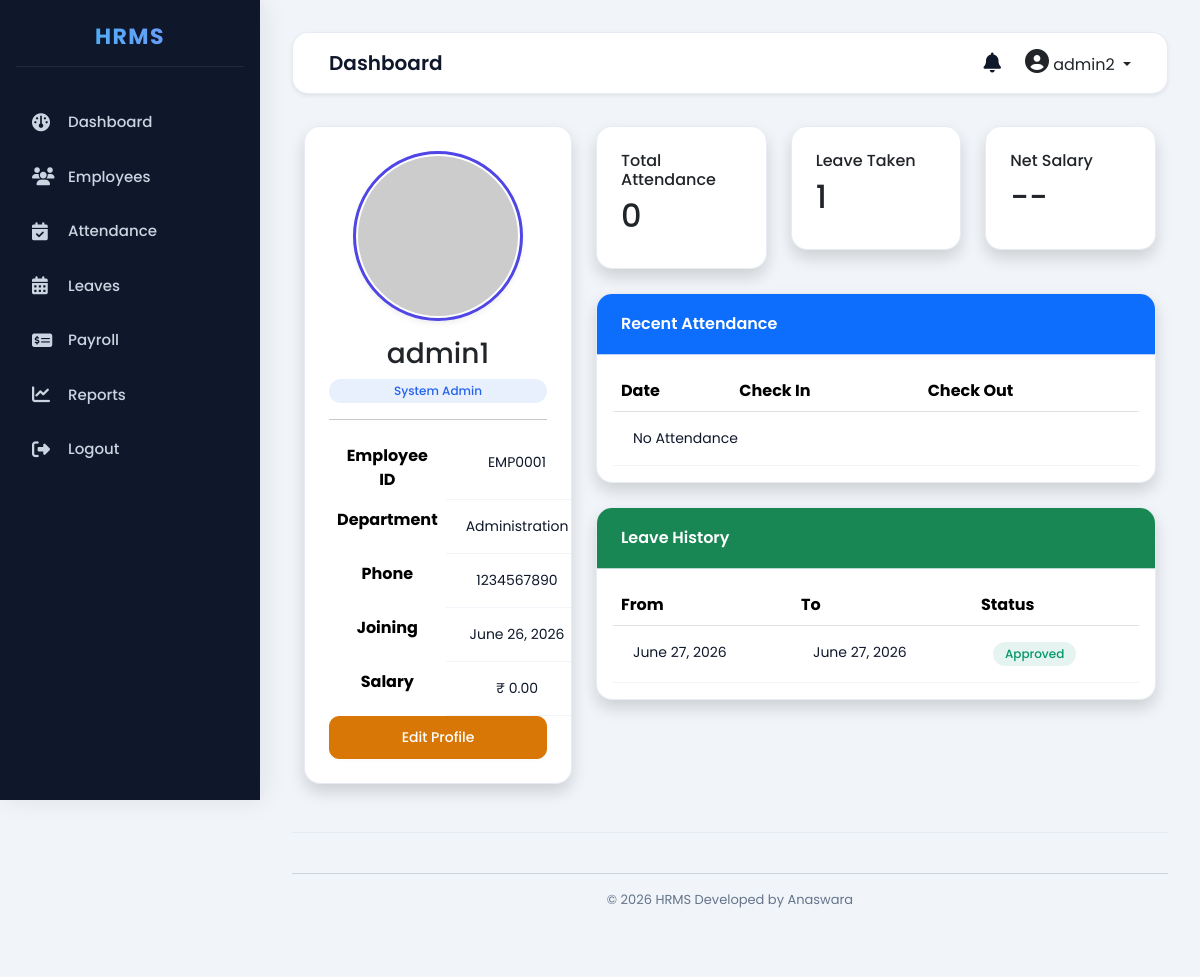
/employees/profile/1/ (signed in), run on the app's committed database.
### accounts/models.py (models this page shows, shortened)
class User(AbstractUser):
    ROLE_CHOICES = (
        ('ADMIN', 'Admin'),
        ('HR', 'HR'),
        ('EMPLOYEE', 'Employee'),
    )
    role = models.CharField(
        max_length=20,
        choices=ROLE_CHOICES,
        default='EMPLOYEE'
    )

### employees/models.py (models this page shows, shortened)
class Employee(models.Model):
    user = models.OneToOneField(
    User,
    on_delete=models.CASCADE,
    null=True,
    blank=True
)
    employee_id = models.CharField(max_length=20,unique=True)
    phone = models.CharField(max_length=15)
    department = models.CharField(max_length=100)
    designation = models.CharField(max_length=100)
    joining_date = models.DateField()
    salary = models.DecimalField(
        max_digits=10,
        decimal_places=2
    )

### leaves/models.py (models this page shows, shortened)
class Leave(models.Model):
    LEAVE_TYPES = (
        ("Casual", "Casual"),
        ("Sick", "Sick"),
        ("Annual", "Annual"),
    )
    STATUS = (
        ("Pending", "Pending"),
        ("Approved", "Approved"),
        ("Rejected", "Rejected"),
    )
    employee = models.ForeignKey(
        Employee,
        on_delete=models.CASCADE
    )
    leave_type = models.CharField(
        max_length=20,
        choices=LEAVE_TYPES
    )
    start_date = models.DateField()
    end_date = models.DateField()
    reason = models.TextField()
    status = models.CharField(
        max_length=20,
        choices=STATUS,
        default="Pending"
    )
    created_at = models.DateTimeField(
        auto_now_add=True
    )

### employees/views.py (the view)
@login_required
def employee_profile(request, pk):
    employee = get_object_or_404(Employee, pk=pk)
    attendance = Attendance.objects.filter(
        employee=employee
    ).order_by("-date")[:10]
    leaves = Leave.objects.filter(
        employee=employee
    ).order_by("-id")[:10]
    payroll = Payroll.objects.filter(
        employee=employee
    ).order_by("-id").last()
    context = {
        "employee": employee,
        "attendance": attendance,
        "leaves": leaves,
        "payroll": payroll,
        "attendance_count":
        Attendance.objects.filter(
            employee=employee
        ).count(),
        "leave_count":
        Leave.objects.filter(
            employee=employee
        ).count()
    }
    return render(
        request,
        "employees/employee_profile.html",
        context
    )

### templates/employees/employee_profile.html (shortened to what this page needs)
{% extends "base.html" %}
{% block content %}
<div class="row">
<div class="col-lg-4">
<div class="card shadow text-center p-4">
<img
src="https://ui-avatars.com/api/?name={{ employee.employee_id }}&size=180"
class="rounded-circle mx-auto"
width="170">
<h3 class="mt-3">
{% if employee.user %}
{{ employee.user.username }}
{% else %}
No User
{% endif %}
</h3>
<span class="badge bg-primary">
{{ employee.designation }}
</span>
<hr>
<table class="table table-borderless">
<tr>
<th>Employee ID</th>
<td>{{ employee.employee_id }}</td>
</tr>
<tr>
<th>Department</th>
<td>{{ employee.department }}</td>
</tr>
<tr>
<th>Phone</th>
<td>{{ employee.phone }}</td>
</tr>
<tr>
<th>Joining</th>
<td>{{ employee.joining_date }}</td>
</tr>
<tr>
<th>Salary</th>
<td>
₹ {{ employee.salary }}
</td>
</tr>
</table>
{% if employee.user != request.user %}
<a
href="{% url 'employee_update' employee.id %}"
class="btn btn-warning">
Edit Profile
</a>
{% endif %}
</div>
</div>
<div class="col-lg-8">
<div class="row">
<div class="col-md-4">
<div class="card shadow p-4">
<h6>Total Attendance</h6>
<h2>
{{ attendance_count }}
</h2>
</div>
</div>
<div class="col-md-4">
<div class="card shadow p-4">
<h6>Leave Taken</h6>
<h2>
{{ leave_count }}
</h2>
</div>
</div>
<div class="col-md-4">
<div class="card shadow p-4">
<h6>Net Salary</h6>
<h2>
{% if payroll %}
₹ {{ payroll.net_salary }}
{% else %}
--
{% endif %}
</h2>
</div>
</div>
</div>
<br>
<div class="card shadow">
<div class="card-header bg-primary text-white">
Recent Attendance
</div>
<div class="card-body">
<table class="table">
<tr>
<th>Date</th>
<th>Check In</th>
<th>Check Out</th>
</tr>
{% for a in attendance %}
<tr>
<td>{{ a.date }}</td>
<td>{{ a.check_in }}</td>
<td>{{ a.check_out }}</td>
</tr>
{% empty %}
<tr>
<td colspan="3">
No Attendance
</td>
</tr>
{% endfor %}
</table>
</div>
</div>
<br>
<div class="card shadow">
<div class="card-header bg-success text-white">
Leave History
</div>
<div class="card-body">
<table class="table">
<tr>
<th>From</th>
<th>To</th>
<th>Status</th>
</tr>
{% for leave in leaves %}
<tr>
<td>{{ leave.start_date }}</td>
<td>{{ leave.end_date }}</td>
<td>
{% if leave.status == "Approved" %}
<span class="badge bg-success">
Approved
</span>
{% elif leave.status == "Rejected" %}
<span class="badge bg-danger">
Rejected
</span>
{% else %}
<span class="badge bg-warning">
Pending
</span>
{% endif %}
</td>
</tr>
{% empty %}
<tr>
<td colspan="3">
No Leave Records
</td>
</tr>
{% endfor %}
</table>
</div>
</div>
<br>
</div>
</div>
{% endblock %}

### templates/base.html (shortened to what this page needs)
{% load static %}
<!DOCTYPE html>
<html lang="en">
<head>
<link href="https://cdn.jsdelivr.net/npm/bootstrap@5.3.3/dist/css/bootstrap.min.css"
rel="stylesheet">
<link
rel="stylesheet"
href="https://cdnjs.cloudflare.com/ajax/libs/font-awesome/6.5.2/css/all.min.css">
<link
rel="stylesheet"
href="{% static 'css/style.css' %}">
</head>
<body>
{% include 'includes/sidebar.html' %}
<div class="main">
{% include 'includes/navbar.html' %}
<div class="container-fluid mt-4">
{% block content %}
{% endblock %}
</div>
{% include 'includes/footer.html' %}
</div>
</body>
</html>

### templates/includes/sidebar.html
<div class="sidebar">
<div class="logo">
<h3>HRMS</h3>
</div>
<ul>
<li>
    {% if request.user.role == 'ADMIN' %}
        <a href="/dashboard/admin/">
            <i class="fa fa-gauge"></i> Dashboard
        </a>
    {% elif request.user.role == 'HR' %}
        <a href="/dashboard/">
            <i class="fa fa-gauge"></i> Dashboard
        </a>
    {% else %}
        <a href="/dashboard/employee/">
            <i class="fa fa-gauge"></i> Dashboard
        </a>
    {% endif %}
</li>
{% if request.user.role == 'ADMIN' or request.user.role == 'HR' %}
<li>
<a href="/employees/">
<i class="fa fa-users"></i>
Employees
</a>
</li>
<li>
<a href="{% url 'attendance_dashboard' %}">
<i class="fa fa-calendar-check"></i>
Attendance
</a>
</li>
{% endif %}
<li>
<a href="/leaves/">
<i class="fa fa-calendar-days"></i>
Leaves
</a>
</li>
{% if request.user.role == 'ADMIN' or request.user.role == 'HR' %}
<li>
<a href="/payroll/">
<i class="fa fa-money-check-dollar"></i>
Payroll
</a>
</li>
<li>
<a href="/reports/">
<i class="fa fa-chart-line"></i>
Reports
</a>
</li>
{% endif %}
<li>
<a href="/logout/">
<i class="fa fa-right-from-bracket"></i>
Logout
</a>
</li>
</ul>
</div>

### templates/includes/navbar.html (shortened to what this page needs)
<nav class="navbar navbar-expand-lg bg-white shadow-sm">
<div class="container-fluid">
<h4>
{% block page_title %}
Dashboard
{% endblock %}
</h4>
<div class="d-flex align-items-center">
<i class="fa fa-bell me-4 fs-5"></i>
<div class="dropdown">
<a
class="dropdown-toggle text-dark text-decoration-none"
data-bs-toggle="dropdown">
<i class="fa fa-user-circle fs-4"></i>
{{ request.user.username }}
</a>
</div>
</div>
</div>
</nav>

### templates/includes/footer.html
<footer class="text-center mt-5 mb-3">
<hr>
<p>
© 2026 HRMS
Developed by Anaswara
</p>
</footer>

### static/css/style.css (style rules this page uses)
:root { --bg-primary: #f1f5f9; --sidebar-bg: #0f172a; --sidebar-hover: #1e293b; --card-bg: #ffffff; --card-border: rgba(226, 232, 240, 0.8); --text-main: #0f172a; --text-muted: #64748b; --accent-blue: #2563eb; --accent-indigo: #4f46e5; --accent-purple: #7c3aed; --accent-emerald: #059669; --accent-amber: #d97706; --accent-rose: #dc2626; --card-shadow: 0 4px 6px -1px rgba(0, 0, 0, 0.05), 0 2px 4px -1px rgba(0, 0, 0, 0.03); --border-radius: 16px; --transition-speed: 0.3s; }
body { background-color: var(--bg-primary); color: var(--text-main); font-family: 'Poppins', sans-serif; margin: 0; padding: 0; -webkit-font-smoothing: antialiased; min-height: 100vh; }
.sidebar { position: fixed; top: 0; left: 0; width: 260px; height: 100vh; background-color: var(--sidebar-bg); color: #ffffff; padding: 24px 16px; box-shadow: 4px 0 24px rgba(15, 23, 42, 0.08); z-index: 100; transition: all var(--transition-speed) ease; }
.sidebar .logo { text-align: center; margin-bottom: 32px; padding-bottom: 16px; border-bottom: 1px solid rgba(255, 255, 255, 0.08); }
.sidebar .logo h3 { font-size: 22px; font-weight: 700; letter-spacing: 1.5px; background: linear-gradient(to right, #38bdf8, #818cf8); -webkit-background-clip: text; -webkit-text-fill-color: transparent; margin: 0; }
.sidebar ul { list-style: none; padding: 0; margin: 0; }
.sidebar ul li { margin-bottom: 8px; }
.sidebar ul li a { color: #cbd5e1; text-decoration: none; display: flex; align-items: center; padding: 12px 16px; border-radius: 12px; font-size: 15px; font-weight: 500; transition: all var(--transition-speed) ease; }
.sidebar ul li a i { width: 24px; font-size: 18px; margin-right: 12px; transition: transform var(--transition-speed) ease; }
.main { margin-left: 260px; padding: 32px; min-height: 100vh; }
.navbar { background: var(--card-bg) !important; border: 1px solid var(--card-border); border-radius: var(--border-radius); padding: 16px 24px; margin-bottom: 32px; box-shadow: var(--card-shadow); }
.navbar h4 { font-size: 20px; font-weight: 600; color: var(--text-main); margin: 0; }
.card { background-color: var(--card-bg); border: 1px solid var(--card-border); border-radius: var(--border-radius); box-shadow: var(--card-shadow); transition: transform var(--transition-speed) ease, box-shadow var(--transition-speed) ease; overflow: hidden; }
.card-header { background-color: rgba(0, 0, 0, 0.01); border-bottom: 1px solid var(--card-border); padding: 18px 24px; font-size: 16px; font-weight: 600; color: var(--text-main); }
.table { margin: 0; border-collapse: separate; border-spacing: 0; }
.table tbody tr { transition: background-color var(--transition-speed) ease; }
.table tbody td { padding: 16px 20px; font-size: 14px; color: var(--text-main); border-bottom: 1px solid #f1f5f9; }
.badge { padding: 6px 12px; font-size: 12px; font-weight: 500; border-radius: 9999px; }
.badge.bg-primary { background-color: rgba(37, 99, 235, 0.1) !important; color: var(--accent-blue) !important; }
.badge.bg-success { background-color: rgba(5, 150, 105, 0.1) !important; color: var(--accent-emerald) !important; }
.btn { padding: 10px 20px; font-size: 14px; font-weight: 500; border-radius: 10px; transition: all var(--transition-speed) ease; box-shadow: 0 2px 4px rgba(0, 0, 0, 0.02); }
.btn-warning { background-color: var(--accent-amber); border-color: var(--accent-amber); color: #fff; }
.container-fluid { animation: fadeInUp 0.4s ease-out forwards; }
img.rounded-circle { border: 3px solid var(--accent-indigo) !important; padding: 2px; background: #ffffff; box-shadow: var(--card-shadow); }
footer { text-align: center; padding: 24px 0; color: var(--text-muted); font-size: 13px; margin-top: 48px; border-top: 1px solid var(--card-border); }

### data on the page
User: user.username "admin2"
Employee: user.username "admin1", designation "System Admin", employee_id "EMP0001", department "Administration", phone "1234567890", joining_date "June 26, 2026", salary "0.00"
Leave: start_date "June 27, 2026", end_date "June 27, 2026", status "Approved"

### other printed values
{{ attendance_count }} "0"
{{ leave_count }} "1"
